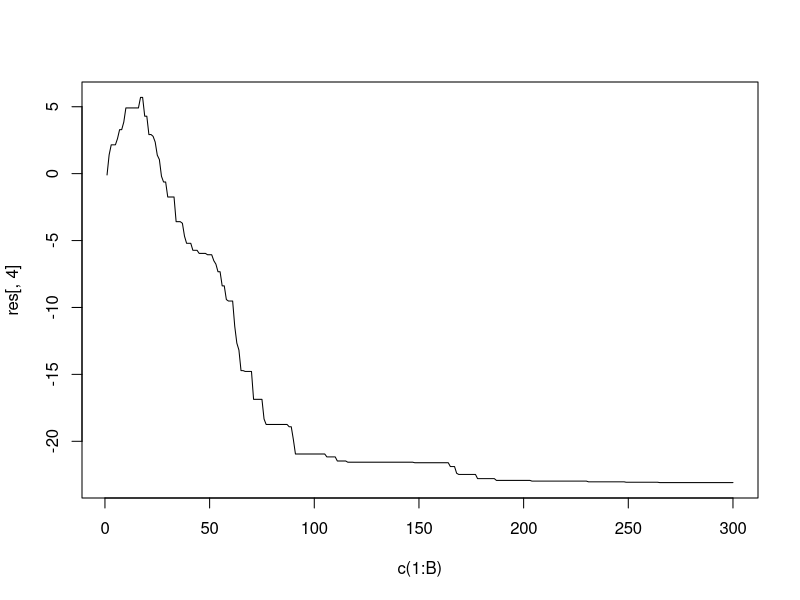

This chart was generated by the following R code:
rm(list = ls())
library(MCMCpack)
library(MASS)
library(mvtnorm)
set.seed(23429437)
### Generate some data according to:
# Y[j, k] ~ Bern(pi[j, k])
# pi[j, k] = 1/(1 + exp(-alpha[k] * (theta[j] - beta[k])))

J <- 500 # Number of subjects
K <- 10 # Number of items
N <- J * K # Number of observations
theta <- rnorm(J, 0, 1) # Ability scores
theta.t <- theta
## True item-parameter matrix
# 1 alpha:Discrimination # 2 beta:Difficulty 
tpar <- rbind(rlnorm(K, -1, 0.35), rnorm(K, 0, 1))
rownames(tpar) <- c("alpha", "beta")

# Draw data
ip <- function(tpar, theta){
  1 / (1 + exp( - tpar[1] * (theta - tpar[2])))
} 
ps <- apply(tpar, 2, ip, theta = theta)
Y <- apply(ps, 2, rbinom, n = J, size = 1)

### Functions

## Likelihood
# log-Likelihood for one row (one subject)
loglikp <- function(y, theta, zeta) {
  p <- 1/(1 + exp(-exp(zeta[1, ]) * (theta - zeta[2, ])))
  p[p == 1] = 0.999
  p[p == 0] = 0.0001
  sum(y * log(p) + (1 - y) * log(1 - p))
}

# log-Likelihood for one column (item)
logliki <- function(y, theta, zetat) {
  p <- 1/(1 + exp(-exp(zetat[1]) * (theta - zetat[2])))
  p[p == 1] = 0.999
  p[p == 0] = 0.0001
  sum(y * log(p) + (1 - y) * log(1 - p))
}


## Priors
# Theta
logp.t <- function(theta, mu_t, sig_t) {
  dnorm(theta, mu_t, sqrt(sig_t), log = T)
} 

# Zeta
logp.z <- function(zeta, mu_z, sig_z) {
  dmvnorm(zeta, mu_z, sig_z, log = T)
}

## Samplers


# Hyperparameters
samp.mu_t <- function(n, n0 = 1, mu_0, theta, sig_t) {
  mu <- n0 * mu_0 / (n + n0) + n * mean(theta) / (n + n0)
  sigma <- sig_t / (n + n0)
  rnorm(1, mu, sqrt(sigma))
}

samp.sig_t <- function(n, n0 = 1, g1, g2, theta, mu_t) {
  s <- 1 / (n - 1) * sum((theta - mu_t)^2)
  sig_n <- g2 + (n - 1) * s / 2 + n * n0 * (mean(theta) - mu_t)^2 / 2*(n + n0)
  rinvgamma(1, (g1 + n / 2), sig_n)
}

samp.mu_z <- function(K0, K, mu_0, sig_z, zeta) {
  zeta.b <- apply(zeta, 1, mean)
  mu <- (K0 * mu_0) / (K0 + K) + (K0 * zeta.b) / (K0 + K)
  sigma <- sig_z / (K0 + K)
  rmvnorm(1, mu, sigma)
}

samp.sig_z <- function(K, K0 = 1, sig_0) {
  zeta.b <- apply(zeta, 1, mean)
  dm <- matrix(zeta.b - mu_0)
  S <- sum(diag(t(zeta - zeta.b) %*% (zeta - zeta.b)))/K
  sig.s <- sig_0 + K * S + K * K0 / (K + K0) * dm %*% t(dm)
  riwish(K + 1, sig.s)
}

## Initialize parameters
# Primary Parameters
theta <- rep(0.1, J)
zeta <- rbind(rep(0.1, K),rep(0, K))
# Hyper-parameters
mu_t <- 0
mu_z <- c(1, 0)
sig_t <- 1
sig_z <- diag(2)

# Hyper-prior parameters
mu_0 <- c(1, 0)
sig_0 <- diag(2)
g1 <- 1/2
g2 <- 1/2

# Tuning parameters
phi_t  <- 1
phi_z  <- matrix(c(.1, 0, 0, 1), nc = 2)


# Number of mcmc iterations
B <- 300

# Result storage
res <- matrix(NA, nr = B, nc = (J + 2 * K))
colnames(res) <- c(paste0("theta[", c(1:J), "]"),
                   paste0("alpha[", c(1:K), "]"),
                   paste0("beta[", c(1:K), "]")
)

# MCMC Loop
for(t in 1:B) {
  cat("Iteration: ", t, "\r")
  # Step 1: M-H step for thetas
  theta.s <- rnorm(J, theta, phi_t)
  u <- runif(J)
  lnew <- lold <- rep(NA, J)
  for(j in 1:J) {
    lnew[j] <- loglikp(theta.s[j], y = Y[j, ], zeta = zeta)
    lold[j] <- loglikp(theta[j], y = Y[j, ], zeta = zeta)
  } 
  pnew <- logp.t(theta.s, mu_t, sig_t)
  pold <- logp.t(theta, mu_t, sig_t)
  ap <- exp(lnew * pnew - lold * pold)
  accept <- u < ap
  theta[accept] <- theta.s[accept]
  

  # Step 2: M-H step for zeta
  zeta.s <- apply(zeta, 2, mvrnorm, n = 1, Sigma = phi_z)
  u <- runif(K)
  lnew <- lold <- pnew <- pold <- rep(NA, K)
  for(k in 1:K) {
    lnew[k] <- logliki(theta = theta, y = Y[, k], zeta = zeta.s[, k])
    pnew[k] <- logp.z(zeta.s[, k], mu_z, sig_z)
    lold[k] <- logliki(theta = theta, y = Y[, k], zeta = zeta[, k])
    pold[k] <- logp.z(zeta[, k], mu_z, sig_z)
  }
  ap <- exp(lnew * pnew - lold * pold)
  accept <- u < ap
  zeta[, accept] <- zeta.s[, accept]
  
  # Step 3: Gibbs step for hyperparameters
  mu_t <- samp.mu_t(J, 1, mu_0, theta, sig_t)
  sig_t <- samp.sig_t(J, 1, g1, g2, theta, mu_t)
  mu_z <- samp.mu_z(K0 = 1, K = K, mu_0, sig_z, zeta)
  sig_z <- samp.sig_z(K0 = 1, K = K, sig_0)
  
  # Store results
  res[t, 1:J] <- theta
  res[t, (J+1):ncol(res)] <- c(exp(zeta[1, ]), zeta[2, ])
}


plot(c(1:B), res[, 4], type = "l")

theta.t[4]
